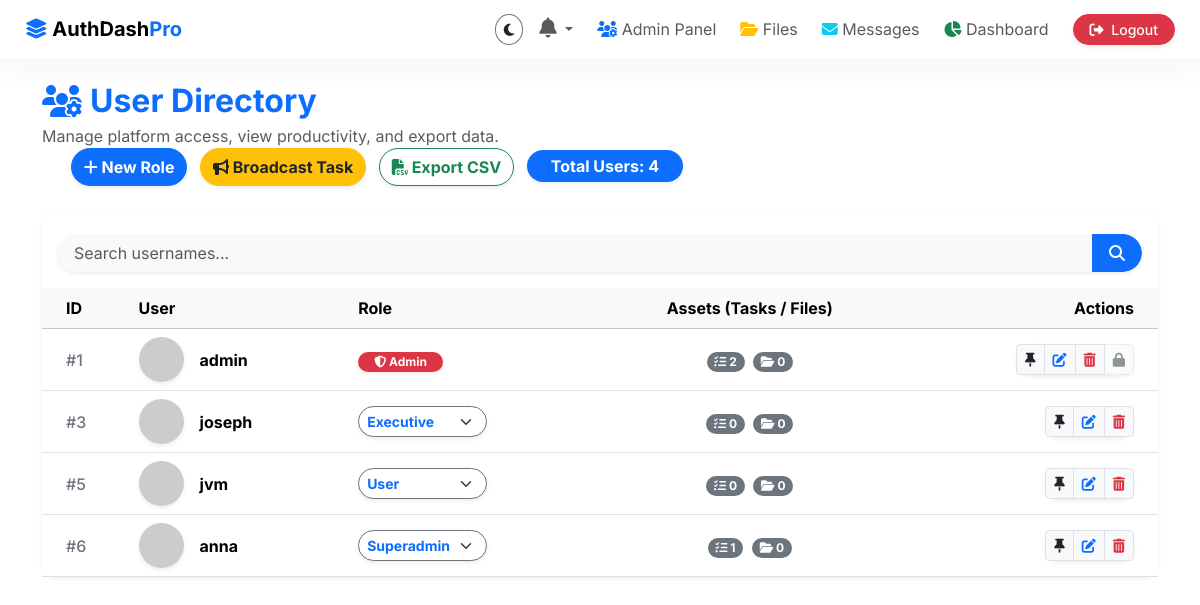
The app's page /admin/users (signed in) with its own data.
### models.py (models this page shows, shortened)
class User(db.Model, UserMixin):
    id = db.Column(db.Integer, primary_key=True)
    username = db.Column(db.String(150), unique=True, nullable=False)
    password_hash = db.Column(db.String(256), nullable=False)
    role = db.Column(db.String(50), default='user') # admin, manager, user
    profile_image = db.Column(db.String(256), default='default.png')
    security_question = db.Column(db.String(200), nullable=True)
    security_answer_hash = db.Column(db.String(256), nullable=True)
    tasks = db.relationship('Task', backref='user', lazy=True, cascade="all, delete-orphan")
    files = db.relationship('FileBox', backref='user', lazy=True, cascade="all, delete-orphan")
    notifications = db.relationship('Notification', backref='user', lazy=True, cascade="all, delete-orphan")

class Role(db.Model):
    id = db.Column(db.Integer, primary_key=True)
    name = db.Column(db.String(50), unique=True, nullable=False)

### app.py (the view)
@app.route('/admin/users')
@login_required
def admin_users():
    if not is_manager():
        flash('Unauthorized access.', 'danger')
        return redirect(url_for('dashboard'))
    q = request.args.get('q', '')
    if q:
        users = User.query.filter(User.username.ilike(f'%{q}%')).all()
    else:
        users = User.query.all()
    available_roles = Role.query.all()
    return render_template('admin/users.html', users=users, search_query=q, available_roles=available_roles)

### app.py (called while the page is built)
@login_manager.user_loader
def load_user(user_id):
    return User.query.get(int(user_id))

def is_admin():
    return current_user.is_authenticated and current_user.role == 'admin'

def is_manager():
    return current_user.is_authenticated and current_user.role in ['admin', 'manager']

@app.context_processor
def inject_globals():
    if current_user.is_authenticated:
        unread_notifs = Notification.query.filter_by(user_id=current_user.id, is_read=False).count()
        if is_admin():
            unread_notifs += Notification.query.filter_by(user_id=None, is_read=False).count()
    else:
        unread_notifs = 0
    return dict(is_admin=is_admin(), is_manager=is_manager(), unread_notifs=unread_notifs)

### templates/admin/users.html (shortened to what this page needs)
{% extends 'base.html' %}
{% block content %}
<div class="row gx-4 mt-3 align-items-center">
    <div class="col-md-6 mb-3 mb-md-0">
        <h2 class="fw-bold mb-0 text-primary d-flex align-items-center"><i class="fa-solid fa-users-gear me-2"></i> User Directory</h2>
        <p class="text-muted text-sm mt-1 mb-0">Manage platform access, view productivity, and export data.</p>
    </div>
    <div class="col-md-7 text-md-end text-start">
        {% if is_admin %}
        <button class="btn btn-primary rounded-pill fw-bold shadow-sm hover-lift me-2 mb-2 mb-md-0" data-bs-toggle="modal" data-bs-target="#createRoleModal">
            <i class="fa-solid fa-plus"></i> New Role
        </button>
        {% endif %}
        {% if is_manager %}
        <button class="btn btn-warning rounded-pill fw-bold shadow-sm hover-lift me-2 mb-2 mb-md-0 text-dark" data-bs-toggle="modal" data-bs-target="#broadcastTaskModal">
            <i class="fa-solid fa-bullhorn"></i> Broadcast Task
        </button>
        {% endif %}
        {% if is_admin %}
        <a href="{{ url_for('export_users') }}" class="btn btn-outline-success rounded-pill fw-bold shadow-sm hover-lift me-2 mb-2 mb-md-0">
            <i class="fa-solid fa-file-csv"></i> Export CSV
        </a>
        {% endif %}
        <div class="badge bg-primary fs-6 px-4 py-2 rounded-pill shadow-sm">
            Total Users: {{ users|length }}
        </div>
    </div>
</div>
<div class="card glass-card shadow-sm border-0 rounded-4 my-4">
    <div class="card-header bg-transparent border-bottom-0 pt-4 pb-3">
        <form method="GET" action="{{ url_for('admin_users') }}" class="d-flex w-100 max-w-sm ms-auto">
            <div class="input-group shadow-sm rounded-pill overflow-hidden w-100 max-w-300">
                <input type="text" name="q" class="form-control border-0 bg-light px-3" placeholder="Search usernames..." value="{{ search_query }}">
                <button type="submit" class="btn btn-primary px-3 rounded-end-pill"><i class="fa-solid fa-search"></i></button>
            </div>
        </form>
    </div>
    <div class="card-body p-0">
        <div class="table-responsive">
            <table class="table table-hover align-middle mb-0 text-nowrap">
                <thead class="table-light">
                    <tr>
                        <th class="ps-4 fw-bold">ID</th>
                        <th class="fw-bold">User</th>
                        <th class="fw-bold">Role</th>
                        <th class="text-center fw-bold">Assets (Tasks / Files)</th>
                        <th class="text-end pe-4 fw-bold">Actions</th>
                    </tr>
                </thead>
                <tbody class="border-top-0">
                    {% for user in users %}
                    <tr class="transition-all hover-lift">
                        <td class="ps-4 fw-medium text-secondary">#{{ user.id }}</td>
                        <td>
                            <div class="d-flex align-items-center gap-3">
                                <img src="{{ url_for('static', filename='uploads/' + user.profile_image) }}" alt="Avatar" class="rounded-circle object-fit-cover shadow-sm bg-light" width="45" height="45" onerror="this.src='https://ui-avatars.com/api/?name={{ user.username }}&background=random'">
                                <span class="fw-bold">{{ user.username }}</span>
                            </div>
                        </td>
                        <td>
                            {% if is_admin and user.id != current_user.id %}
                            <form action="{{ url_for('set_role', user_id=user.id) }}" method="POST" class="m-0">
                                <select name="new_role" class="form-select form-select-sm border border-secondary rounded-pill shadow-sm w-auto d-inline-block fw-bold {{ 'text-danger' if user.role == 'admin' else 'text-primary' }}" onchange="this.form.submit()">
                                    {% for role in available_roles %}
                                    <option value="{{ role.name }}" {% if user.role == role.name %}selected{% endif %}>{{ role.name|capitalize }}</option>
                                    {% endfor %}
                                </select>
                            </form>
                            {% else %}
                            <span class="badge {{ 'bg-danger' if user.role == 'admin' else ('bg-warning text-dark' if user.role == 'manager' else 'bg-success') }} rounded-pill px-3 shadow-sm"><i class="fa-solid {{ 'fa-shield-halved' if user.role == 'admin' else 'fa-user' }}"></i> {{ user.role|capitalize }}</span>
                            {% endif %}
                        </td>
                        <td class="text-center">
                            <span class="badge bg-secondary rounded-pill me-1"><i class="fa-solid fa-list-check"></i> {{ user.tasks|length }}</span>
                            <span class="badge bg-secondary rounded-pill"><i class="fa-solid fa-folder-open"></i> {{ user.files|length }}</span>
                        </td>
                        <td class="text-end pe-4">
                            <div class="btn-group shadow-sm rounded-pill bg-white">
                                {% if is_manager %}
                                    <button type="button" class="btn btn-sm btn-light border" data-bs-toggle="modal" data-bs-target="#assignTaskModal{{ user.id }}" title="Assign Task">
                                        <i class="fa-solid fa-thumbtack text-warning text-dark"></i>
                                    </button>
                                {% endif %}
                                {% if is_admin %}
                                    <button type="button" class="btn btn-sm btn-light border" data-bs-toggle="modal" data-bs-target="#renameModal{{ user.id }}" title="Rename User">
                                        <i class="fa-solid fa-pen-to-square text-primary"></i>
                                    </button>
                                    <button type="button" class="btn btn-sm btn-light border" data-bs-toggle="modal" data-bs-target="#deleteModal{{ user.id }}" title="Delete User">
                                        <i class="fa-solid fa-trash-can text-danger"></i>
                                    </button>
                                    {% if user.id != current_user.id %}
                                    {% else %}
                                    <button class="btn btn-sm btn-light border" disabled title="Cannot modify self"><i class="fa-solid fa-lock text-muted"></i></button>
                                    {% endif %}
                                {% endif %}
                            </div>
                        </td>
                    </tr>
                    {% endfor %}
                </tbody>
            </table>
        </div>
    </div>
</div>
{% endblock %}

### templates/base.html (shortened to what this page needs)
<!DOCTYPE html>
<html lang="en" data-bs-theme="light">
<head>
    <link href="https://cdn.jsdelivr.net/npm/bootstrap@5.3.2/dist/css/bootstrap.min.css" rel="stylesheet">
    <link rel="stylesheet" href="https://cdn.jsdelivr.net/npm/bootstrap-icons@1.11.1/font/bootstrap-icons.css">
    <link rel="stylesheet" href="https://cdnjs.cloudflare.com/ajax/libs/font-awesome/6.4.2/css/all.min.css">
    <link rel="stylesheet" href="{{ url_for('static', filename='css/style.css') }}">
</head>
<body class="glass-bg">
    <nav class="navbar navbar-expand-lg glass-navbar sticky-top mb-4">
        <div class="container-fluid px-4">
            <a class="navbar-brand fw-bold" href="/">
                <i class="fa-solid fa-layer-group text-primary"></i> AuthDash<span class="text-primary">Pro</span>
            </a>
            <div class="collapse navbar-collapse" id="navbarNav">
                <ul class="navbar-nav ms-auto align-items-center gap-2">
                    <li class="nav-item">
                        <button class="btn btn-sm btn-outline-secondary rounded-circle theme-toggle" id="themeToggle" title="Toggle Dark Mode">
                        </button>
                    </li>
                    {% if current_user.is_authenticated %}
                        <li class="nav-item dropdown">
                            <a class="nav-link dropdown-toggle position-relative" href="#" id="notifDropdown" role="button" data-bs-toggle="dropdown" aria-expanded="false" onclick="markNotificationsRead()">
                                <i class="fa-solid fa-bell fs-5"></i>
                            </a>
                        </li>
                        {% if is_manager %}
                        <li class="nav-item">
                            <a class="nav-link" href="{{ url_for('admin_users') }}"><i class="fa-solid fa-users-gear text-primary"></i> Admin Panel</a>
                        </li>
                        {% endif %}
                        <li class="nav-item">
                            <a class="nav-link" href="{{ url_for('file_manager') }}"><i class="fa-solid fa-folder-open text-warning"></i> Files</a>
                        </li>
                        <li class="nav-item">
                            <a class="nav-link" href="{{ url_for('messages') }}"><i class="fa-solid fa-envelope text-info"></i> Messages</a>
                        </li>
                        <li class="nav-item">
                            <a class="nav-link" href="{{ url_for('dashboard') }}"><i class="fa-solid fa-chart-pie text-success"></i> Dashboard</a>
                        </li>
                        <li class="nav-item ms-2">
                            <a class="btn btn-danger btn-sm rounded-pill px-3 fw-medium shadow-sm hover-lift" href="{{ url_for('logout') }}">
                                <i class="fa-solid fa-right-from-bracket me-1"></i> Logout
                            </a>
                        </li>
                    {% endif %}
                </ul>
            </div>
        </div>
    </nav>
    <div class="container main-content">
        {% block content %}{% endblock %}
    </div>
</body>
</html>

### static/css/style.css (style rules this page uses)
:root { --primary-color: #4f46e5; --primary-hover: #4338ca; --bg-light: #f1f5f9; --bg-dark: #0f172a; --text-light: #334155; --text-dark: #f8fafc; --glass-bg-light: rgba(255, 255, 255, 0.7); --glass-bg-dark: rgba(30, 41, 59, 0.7); --glass-border-light: rgba(255, 255, 255, 0.4); --glass-border-dark: rgba(255, 255, 255, 0.1); }
body { font-family: 'Inter', sans-serif; transition: background-color 0.3s ease, color 0.3s ease; min-height: 100vh; }
.glass-navbar, .glass-card, .glass-panel, .glass-alert { backdrop-filter: blur(12px); -webkit-backdrop-filter: blur(12px); border: 1px solid var(--glass-border-light); background: var(--glass-bg-light); box-shadow: 0 8px 32px 0 rgba(31, 38, 135, 0.05); }
.hover-lift { transition: transform 0.2s cubic-bezier(0.34, 1.56, 0.64, 1), box-shadow 0.2s ease; }
.transition-all { transition: all 0.2s ease-in-out; }

### records on screen
User: id "1", username "admin", role "Admin", tasks|length "2", files|length "0"
User: id "3", username "joseph", new_role "Executive", tasks|length "0", files|length "0"
User: id "5", username "jvm", new_role "User", tasks|length "0", files|length "0"
User: id "6", username "anna", new_role "Superadmin", tasks|length "1", files|length "0"

### other values on screen
{{ users|length }} "4"
